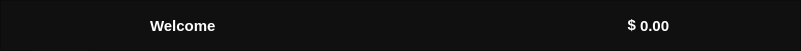
        <widget class="QFrame" name="header_frame_2">
         <property name="geometry">
          <rect>
           <x>0</x>
           <y>0</y>
           <width>801</width>
           <height>51</height>
          </rect>
         </property>
         <property name="styleSheet">
          <string notr="true">background-color: rgb(16, 16, 16);</string>
         </property>
         <property name="frameShape">
          <enum>QFrame::StyledPanel</enum>
         </property>
         <property name="frameShadow">
          <enum>QFrame::Raised</enum>
         </property>
         <widget class="QPushButton" name="hamburger_menu_button_2">
          <property name="geometry">
           <rect>
            <x>30</x>
            <y>10</y>
            <width>61</width>
            <height>41</height>
           </rect>
          </property>
          <property name="cursor">
           <cursorShape>PointingHandCursor</cursorShape>
          </property>
          <property name="styleSheet">
           <string notr="true">
QPushButton {
                
	background-color: rgb(16, 16, 16);
                border: none;
                border-radius: 5px;
				color: white
            }
QPushButton:hover {
                background-color: blue;
            }
</string>
          </property>
          <property name="text">
           <string/>
          </property>
          <property name="icon">
           <iconset resource="icons.qrc">
            <normaloff>:/icons/Downloads/material-symbols--menu-rounded.png</normaloff>:/icons/Downloads/material-symbols--menu-rounded.png</iconset>
          </property>
          <property name="iconSize">
           <size>
            <width>50</width>
            <height>50</height>
           </size>
          </property>
         </widget>
         <widget class="QLabel" name="welcome_username_label_2">
          <property name="geometry">
           <rect>
            <x>150</x>
            <y>10</y>
            <width>301</width>
            <height>31</height>
           </rect>
          </property>
          <property name="styleSheet">
           <string notr="true">color: white;
font-weight: bold;
text-align: center;
font-size: 15px;
</string>
          </property>
          <property name="text">
           <string>Welcome</string>
          </property>
         </widget>
         <widget class="QLabel" name="account_balance_label_2">
          <property name="geometry">
           <rect>
            <x>640</x>
            <y>10</y>
            <width>111</width>
            <height>31</height>
           </rect>
          </property>
          <property name="styleSheet">
           <string notr="true">color: white;
font-weight: bold;
text-align: center;
font-size: 15px;
</string>
          </property>
          <property name="text">
           <string>0.00</string>
          </property>
         </widget>
         <widget class="QLabel" name="account_balance_label_seller">
          <property name="geometry">
           <rect>
            <x>620</x>
            <y>10</y>
            <width>16</width>
            <height>31</height>
           </rect>
          </property>
          <property name="styleSheet">
           <string notr="true">color: white;
font-weight: bold;
text-align: center;
font-size: 15px;</string>
          </property>
          <property name="text">
           <string>&lt;html&gt;&lt;head/&gt;&lt;body&gt;&lt;p align=&quot;right&quot;&gt;$&lt;/p&gt;&lt;/body&gt;&lt;/html&gt;</string>
          </property>
          <property name="alignment">
           <set>Qt::AlignRight|Qt::AlignTrailing|Qt::AlignVCenter</set>
          </property>
         </widget>
        </widget>
